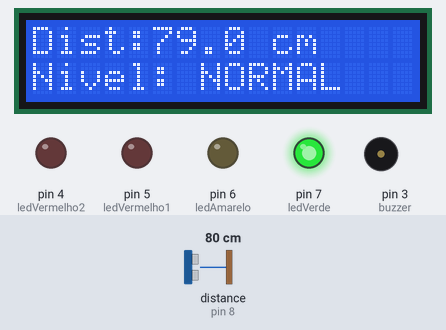
Simulated run of this sketch. Board: Arduino Mega 2560, built with avr-gcc and run on an emulated ATmega2560. Shown: 16×2 character LCD, output pins drawn as LEDs (lit = HIGH), buzzer (waves = sounding, pin HIGH). Wiring (inferred from the names in the program): ultrasonic range finder: trigger pin 9; echo pin 8. Dashed ring = blinking. The test bench sets the inputs (shaded band); at power-on: distance to the obstacle (sensor on pin 8) 80 cm. The echo pulse lasts 58.3 µs per cm; pins used as bus, display or sensor lines are not drawn; what the sketch prints to the serial monitor is not drawn.

Above: at 1.2 s.
1.3 s: distance to the obstacle (sensor on pin 8) set to 17 cm
At 2.5 s:
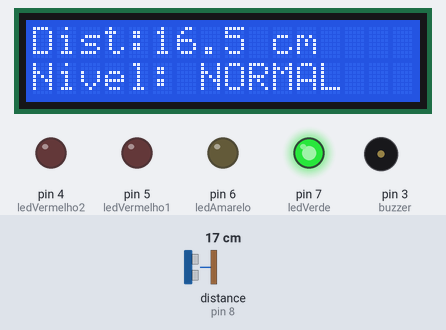
3.6 s: distance to the obstacle (sensor on pin 8) set to 14 cm
At 5.2 s:
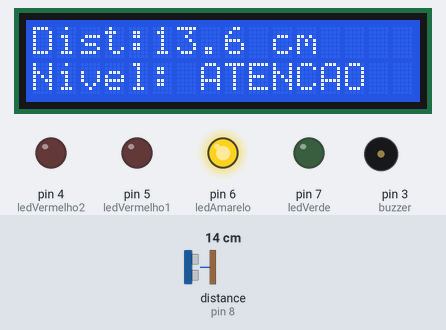
5.6 s: distance to the obstacle (sensor on pin 8) set to 12 cm
At 7.1 s:
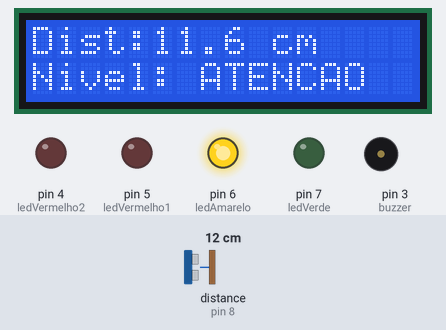
7.7 s: distance to the obstacle (sensor on pin 8) set to 9 cm
At 9.3 s:
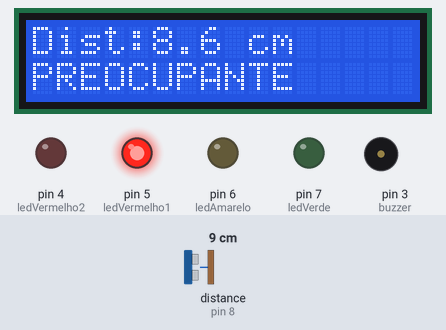
9.8 s: distance to the obstacle (sensor on pin 8) set to 5 cm
At 10.82 s:
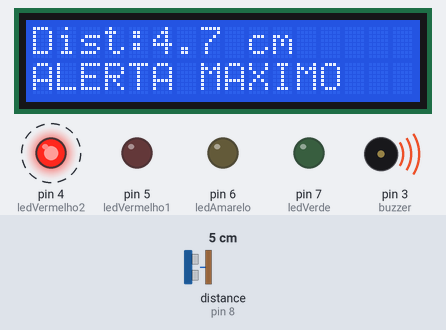
Timing chart, 0 to 13.7 s (numbered marks = the images above; inputs shaded):
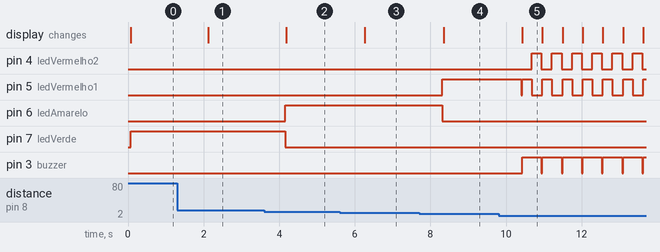

The sketch:

ALTA.ino
```cpp
#include <LiquidCrystal.h>

// ===============================
// LCD 16x2
// RS, EN, D4, D5, D6, D7
// ===============================
LiquidCrystal lcd(36, 38, 40, 42, 44, 46);

// ===============================
// Monitoramento de Nivel de Rio
// HC-SR04 + 4 LEDs + Buzzer
// ===============================

// Pinos do sensor ultrassonico
const int trigPin = 9;
const int echoPin = 8;

// LEDs
const int ledVerde = 7;
const int ledAmarelo = 6;
const int ledVermelho1 = 5;
const int ledVermelho2 = 4;

// Buzzer
const int buzzer = 3;

// Limites (em cm)
float nivelNormal = 15;
float nivelAtencao = 10;
float nivelPreocupante = 6;

long duracao;
float distancia;

void setup() {

  pinMode(trigPin, OUTPUT);
  pinMode(echoPin, INPUT);

  pinMode(ledVerde, OUTPUT);
  pinMode(ledAmarelo, OUTPUT);
  pinMode(ledVermelho1, OUTPUT);
  pinMode(ledVermelho2, OUTPUT);
  pinMode(buzzer, OUTPUT);

  Serial.begin(9600);

  // Inicializa LCD
  lcd.begin(16, 2);
  lcd.clear();
}

float medirDistancia() {

  digitalWrite(trigPin, LOW);
  delayMicroseconds(2);

  digitalWrite(trigPin, HIGH);
  delayMicroseconds(10);
  digitalWrite(trigPin, LOW);

  duracao = pulseIn(echoPin, HIGH);

  return duracao * 0.034 / 2;
}

void loop() {

  distancia = medirDistancia();

  Serial.print("Distancia medida: ");
  Serial.print(distancia);
  Serial.println(" cm");

  // Atualiza LCD
  lcd.clear();
  lcd.setCursor(0, 0);
  lcd.print("Dist:");
  lcd.print(distancia, 1);
  lcd.print(" cm");

  // Desliga tudo
  digitalWrite(ledVerde, LOW);
  digitalWrite(ledAmarelo, LOW);
  digitalWrite(ledVermelho1, LOW);
  digitalWrite(ledVermelho2, LOW);
  digitalWrite(buzzer, LOW);

  // ===============================
  // NIVEL NORMAL
  // ===============================
  if (distancia > nivelNormal) {

    digitalWrite(ledVerde, HIGH);

    Serial.println("Nivel: NORMAL");
    Serial.println("Situacao segura.");

    lcd.setCursor(0, 1);
    lcd.print("Nivel: NORMAL ");

    delay(1000);
  }

  // ===============================
  // NIVEL ATENCAO
  // ===============================
  else if (distancia > nivelAtencao) {

    digitalWrite(ledAmarelo, HIGH);

    Serial.println("Nivel: ATENCAO");
    Serial.println("O nivel do rio esta subindo.");

    lcd.setCursor(0, 1);
    lcd.print("Nivel: ATENCAO");

    delay(1000);
  }

  // ===============================
  // NIVEL PREOCUPANTE
  // ===============================
  else if (distancia > nivelPreocupante) {

    digitalWrite(ledVermelho1, HIGH);

    Serial.println("Nivel: PREOCUPANTE");
    Serial.println("Risco de enchente. Fique alerta!");

    lcd.setCursor(0, 1);
    lcd.print("PREOCUPANTE");

    delay(1000);
  }

  // ===============================
  // ALERTA MAXIMO
  // ===============================
  else {

    Serial.println("Nivel: ALERTA MAXIMO");
    Serial.println("RISCO DE ENCHENTE!");

    lcd.setCursor(0, 1);
    lcd.print("ALERTA MAXIMO");

    digitalWrite(buzzer, HIGH);

    // LEDs alternando
    digitalWrite(ledVermelho1, HIGH);
    digitalWrite(ledVermelho2, LOW);
    delay(250);

    digitalWrite(ledVermelho1, LOW);
    digitalWrite(ledVermelho2, HIGH);
    delay(250);
  }

  Serial.println("------------------------");
}
```

Measured:
- the behaviour switches between 16 and 15 cm on distance to the obstacle (sensor on pin 8) (found by bisection; images 1 and 2)
- the behaviour switches between 11 and 10 cm on distance to the obstacle (sensor on pin 8) (found by bisection; images 3 and 4)
- the behaviour switches between 7 and 6 cm on distance to the obstacle (sensor on pin 8) (found by bisection; images 4 and 5)
- after the input at 1.3 s, the display: changes after 0.83 s (image 1)
- after the input at 3.6 s, pin 6 (ledAmarelo): LOW → HIGH after 0.56 s; pin 7 (ledVerde): HIGH → LOW after 0.56 s; the display: changes after 0.59 s (image 2)
- after the input at 5.6 s, the display: changes after 0.67 s (image 3)
- after the input at 7.7 s, pin 5 (ledVermelho1): LOW → HIGH after 0.61 s; pin 6 (ledAmarelo): HIGH → LOW after 0.61 s; the display: changes after 0.65 s (image 4)
- after the input at 9.8 s, pin 4 (ledVermelho2): alternates HIGH for 0.26 s and LOW for 0.28 s, starting after 0.88 s; pin 5 (ledVermelho1): HIGH → LOW after 0.60 s, then repeats every 0.53 s: HIGH 0.25 s, LOW 0.28 s; pin 3 (buzzer): alternates HIGH for 0.51 s and LOW for 0.03 s, starting after 0.63 s; the display: changes after 0.63 s (image 5)
